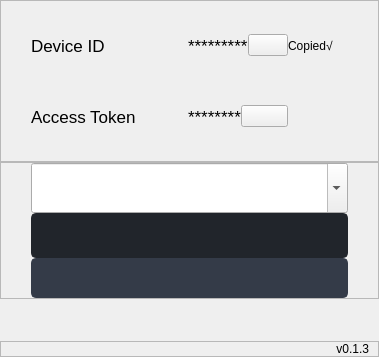
               <widget class="QWidget" name="pageLink">
                <layout class="QVBoxLayout" name="verticalLayout_9" stretch="3,3,1,0">
                 <property name="spacing">
                  <number>0</number>
                 </property>
                 <property name="leftMargin">
                  <number>0</number>
                 </property>
                 <property name="topMargin">
                  <number>0</number>
                 </property>
                 <property name="rightMargin">
                  <number>0</number>
                 </property>
                 <property name="bottomMargin">
                  <number>0</number>
                 </property>
                 <item>
                  <widget class="QFrame" name="linkRow1">
                   <property name="frameShape">
                    <enum>QFrame::StyledPanel</enum>
                   </property>
                   <property name="frameShadow">
                    <enum>QFrame::Raised</enum>
                   </property>
                   <layout class="QVBoxLayout" name="verticalLayout_2" stretch="0,0">
                    <property name="spacing">
                     <number>0</number>
                    </property>
                    <property name="sizeConstraint">
                     <enum>QLayout::SetDefaultConstraint</enum>
                    </property>
                    <property name="leftMargin">
                     <number>30</number>
                    </property>
                    <property name="rightMargin">
                     <number>30</number>
                    </property>
                    <item>
                     <layout class="QHBoxLayout" name="horizontalLayout">
                      <property name="spacing">
                       <number>0</number>
                      </property>
                      <item>
                       <widget class="QLabel" name="labelDeviceID">
                        <property name="minimumSize">
                         <size>
                          <width>157</width>
                          <height>71</height>
                         </size>
                        </property>
                        <property name="font">
                         <font>
                          <pointsize>13</pointsize>
                          <italic>false</italic>
                          <bold>false</bold>
                         </font>
                        </property>
                        <property name="styleSheet">
                         <string notr="true">font: 13pt;</string>
                        </property>
                        <property name="text">
                         <string>Device ID</string>
                        </property>
                       </widget>
                      </item>
                      <item>
                       <widget class="QLabel" name="labelMyDeviceID">
                        <property name="font">
                         <font>
                          <pointsize>13</pointsize>
                          <italic>false</italic>
                          <bold>false</bold>
                         </font>
                        </property>
                        <property name="styleSheet">
                         <string notr="true">font: 13pt;</string>
                        </property>
                        <property name="text">
                         <string>*********</string>
                        </property>
                       </widget>
                      </item>
                      <item>
                       <widget class="QPushButton" name="btnCopy">
                        <property name="maximumSize">
                         <size>
                          <width>50</width>
                          <height>16777215</height>
                         </size>
                        </property>
                        <property name="text">
                         <string/>
                        </property>
                        <property name="icon">
                         <iconset resource="../../../resources.qrc">
                          <normaloff>:/res/icons/cil-clone.png</normaloff>:/res/icons/cil-clone.png</iconset>
                        </property>
                       </widget>
                      </item>
                      <item>
                       <widget class="QLabel" name="labelCopied">
                        <property name="minimumSize">
                         <size>
                          <width>60</width>
                          <height>0</height>
                         </size>
                        </property>
                        <property name="maximumSize">
                         <size>
                          <width>60</width>
                          <height>16777215</height>
                         </size>
                        </property>
                        <property name="styleSheet">
                         <string notr="true">font: 9pt;</string>
                        </property>
                        <property name="text">
                         <string>Copied√</string>
                        </property>
                       </widget>
                      </item>
                     </layout>
                    </item>
                    <item>
                     <layout class="QHBoxLayout" name="horizontalLayout_2">
                      <property name="spacing">
                       <number>0</number>
                      </property>
                      <item>
                       <widget class="QLabel" name="labelAccessToken">
                        <property name="minimumSize">
                         <size>
                          <width>157</width>
                          <height>71</height>
                         </size>
                        </property>
                        <property name="font">
                         <font>
                          <pointsize>13</pointsize>
                          <italic>false</italic>
                          <bold>false</bold>
                         </font>
                        </property>
                        <property name="styleSheet">
                         <string notr="true">font: 13pt;</string>
                        </property>
                        <property name="text">
                         <string>Access Token</string>
                        </property>
                       </widget>
                      </item>
                      <item>
                       <widget class="QLabel" name="labelMyAccessToken">
                        <property name="font">
                         <font>
                          <pointsize>13</pointsize>
                          <italic>false</italic>
                          <bold>false</bold>
                         </font>
                        </property>
                        <property name="styleSheet">
                         <string notr="true">font: 13pt;</string>
                        </property>
                        <property name="text">
                         <string>********</string>
                        </property>
                       </widget>
                      </item>
                      <item>
                       <widget class="QPushButton" name="btnShowToken">
                        <property name="maximumSize">
                         <size>
                          <width>50</width>
                          <height>16777215</height>
                         </size>
                        </property>
                        <property name="text">
                         <string/>
                        </property>
                        <property name="icon">
                         <iconset resource="../../../resources.qrc">
                          <normaloff>:/res/icons/cil-low-vision.png</normaloff>:/res/icons/cil-low-vision.png</iconset>
                        </property>
                       </widget>
                      </item>
                      <item>
                       <spacer name="horizontalSpacer">
                        <property name="orientation">
                         <enum>Qt::Horizontal</enum>
                        </property>
                        <property name="sizeType">
                         <enum>QSizePolicy::Fixed</enum>
                        </property>
                        <property name="sizeHint" stdset="0">
                         <size>
                          <width>60</width>
                          <height>20</height>
                         </size>
                        </property>
                       </spacer>
                      </item>
                     </layout>
                    </item>
                   </layout>
                  </widget>
                 </item>
                 <item>
                  <widget class="QFrame" name="linkRow2">
                   <property name="frameShape">
                    <enum>QFrame::StyledPanel</enum>
                   </property>
                   <property name="frameShadow">
                    <enum>QFrame::Raised</enum>
                   </property>
                   <layout class="QVBoxLayout" name="verticalLayout_3">
                    <property name="spacing">
                     <number>0</number>
                    </property>
                    <property name="leftMargin">
                     <number>30</number>
                    </property>
                    <property name="topMargin">
                     <number>0</number>
                    </property>
                    <property name="rightMargin">
                     <number>30</number>
                    </property>
                    <property name="bottomMargin">
                     <number>0</number>
                    </property>
                    <item>
                     <widget class="QComboBox" name="cbDeviceID">
                      <property name="minimumSize">
                       <size>
                        <width>0</width>
                        <height>50</height>
                       </size>
                      </property>
                      <property name="styleSheet">
                       <string notr="true">
QComboBox#cbDeviceID {
	background-color: rgb(33, 37, 43);
	border-radius: 5px;
	border: 2px solid rgb(33, 37, 43);
	padding-left: 10px;
	selection-color: rgb(255, 255, 255);
	selection-background-color: rgb(255, 121, 198);
}
QComboBox#cbDeviceID:hover{
	border: 2px solid rgb(64, 71, 88);
}
QComboBox#cbDeviceID:drop-down {
	subcontrol-origin: padding;
	subcontrol-position: top right;
	width: 25px; 
	border-left-width: 3px;
	border-left-color: rgba(39, 44, 54, 150);
	border-left-style: solid;
	border-top-right-radius: 3px;
	border-bottom-right-radius: 3px;	
	background-image: url(:/res/icons/cil-arrow-bottom.png);
	background-position: center;
	background-repeat: no-reperat;
 }
QComboBox#cbDeviceID QAbstractItemView {
	color: rgb(255, 121, 198);	
	background-color: rgb(33, 37, 43);
	padding: 10px;
	selection-background-color: rgb(39, 44, 54);
}


</string>
                      </property>
                      <property name="editable">
                       <bool>true</bool>
                      </property>
                     </widget>
                    </item>
                    <item>
                     <widget class="QLineEdit" name="leditAccessToken">
                      <property name="minimumSize">
                       <size>
                        <width>0</width>
                        <height>45</height>
                       </size>
                      </property>
                      <property name="font">
                       <font>
                        <pointsize>10</pointsize>
                        <italic>false</italic>
                        <bold>false</bold>
                       </font>
                      </property>
                      <property name="styleSheet">
                       <string notr="true">
#leditAccessToken {
	background-color: rgb(33, 37, 43);
	border-radius: 5px;
	border: 2px solid rgb(33, 37, 43);
	padding-left: 10px;
	selection-color: rgb(255, 255, 255);
	selection-background-color: rgb(255, 121, 198);
}
#leditAccessToken:hover {
	border: 2px solid rgb(64, 71, 88);
}
#leditAccessToken:focus {
	border: 2px solid rgb(91, 101, 124);
}
</string>
                      </property>
                     </widget>
                    </item>
                    <item>
                     <widget class="QPushButton" name="btnConnect">
                      <property name="minimumSize">
                       <size>
                        <width>0</width>
                        <height>40</height>
                       </size>
                      </property>
                      <property name="styleSheet">
                       <string notr="true">
QPushButton#btnConnect {
	border: 2px solid rgb(52, 59, 72);
	border-radius: 5px;	
	background-color: rgb(52, 59, 72);
}
QPushButton#btnConnect:hover {
	background-color: rgb(57, 65, 80);
	border: 2px solid rgb(61, 70, 86);
}
QPushButton#btnConnect:pressed {	
	background-color: rgb(35, 40, 49);
	border: 2px solid rgb(43, 50, 61);
}</string>
                      </property>
                      <property name="text">
                       <string/>
                      </property>
                      <property name="icon">
                       <iconset resource="../../../resources.qrc">
                        <normaloff>:/res/icons/cil-link.png</normaloff>:/res/icons/cil-link.png</iconset>
                      </property>
                     </widget>
                    </item>
                   </layout>
                  </widget>
                 </item>
                 <item>
                  <widget class="QFrame" name="linkRow3">
                   <property name="styleSheet">
                    <string notr="true">border:none;</string>
                   </property>
                   <property name="frameShape">
                    <enum>QFrame::StyledPanel</enum>
                   </property>
                   <property name="frameShadow">
                    <enum>QFrame::Raised</enum>
                   </property>
                   <layout class="QHBoxLayout" name="horizontalLayout_7">
                    <property name="spacing">
                     <number>0</number>
                    </property>
                    <property name="leftMargin">
                     <number>30</number>
                    </property>
                    <property name="topMargin">
                     <number>0</number>
                    </property>
                    <property name="rightMargin">
                     <number>30</number>
                    </property>
                    <property name="bottomMargin">
                     <number>0</number>
                    </property>
                    <item>
                     <widget class="QFrame" name="indicator1">
                      <property name="styleSheet">
                       <string notr="true">border:none;</string>
                      </property>
                      <property name="frameShape">
                       <enum>QFrame::StyledPanel</enum>
                      </property>
                      <property name="frameShadow">
                       <enum>QFrame::Raised</enum>
                      </property>
                      <layout class="QHBoxLayout" name="horizontalLayout_4">
                       <property name="spacing">
                        <number>0</number>
                       </property>
                       <property name="leftMargin">
                        <number>0</number>
                       </property>
                       <property name="topMargin">
                        <number>0</number>
                       </property>
                       <property name="rightMargin">
                        <number>0</number>
                       </property>
                       <property name="bottomMargin">
                        <number>0</number>
                       </property>
                       <item>
                        <widget class="QLabel" name="labelClient1">
                         <property name="maximumSize">
                          <size>
                           <width>70</width>
                           <height>70</height>
                          </size>
                         </property>
                         <property name="styleSheet">
                          <string notr="true">
#labelClient1 {	
	border: none;
	background-color: transparent;
}
#labelClient1:hover {
	background-color: rgb(33, 37, 43);
	border: 2px solid rgb(64, 71, 88);
}</string>
                         </property>
                         <property name="text">
                          <string/>
                         </property>
                         <property name="pixmap">
                          <pixmap resource="../../../resources.qrc">:/res/png_icons/pc2.png</pixmap>
                         </property>
                         <property name="scaledContents">
                          <bool>true</bool>
                         </property>
                        </widget>
                       </item>
                       <item>
                        <widget class="QFrame" name="frame">
                         <property name="styleSheet">
                          <string notr="true">border:none;</string>
                         </property>
                         <property name="frameShape">
                          <enum>QFrame::StyledPanel</enum>
                         </property>
                         <property name="frameShadow">
                          <enum>QFrame::Raised</enum>
                         </property>
                         <layout class="QVBoxLayout" name="verticalLayout_4">
                          <property name="spacing">
                           <number>0</number>
                          </property>
                          <property name="leftMargin">
                           <number>0</number>
                          </property>
                          <property name="topMargin">
                           <number>0</number>
                          </property>
                          <property name="rightMargin">
                           <number>0</number>
                          </property>
                          <property name="bottomMargin">
                           <number>0</number>
                          </property>
                          <item>
                           <widget class="QLabel" name="labelGamepad1">
                            <property name="maximumSize">
                             <size>
                              <width>20</width>
                              <height>20</height>
                             </size>
                            </property>
                            <property name="styleSheet">
                             <string notr="true">border:none;</string>
                            </property>
                            <property name="text">
                             <string/>
                            </property>
                            <property name="pixmap">
                             <pixmap resource="../../../resources.qrc">:/res/png_icons/gamepad_gray.png</pixmap>
                            </property>
                            <property name="scaledContents">
                             <bool>true</bool>
                            </property>
                           </widget>
                          </item>
                          <item>
                           <widget class="QLabel" name="labelMouse1">
                            <property name="minimumSize">
                             <size>
                              <width>0</width>
                              <height>0</height>
                             </size>
                            </property>
                            <property name="maximumSize">
                             <size>
                              <width>20</width>
                              <height>20</height>
                             </size>
                            </property>
                            <property name="styleSheet">
                             <string notr="true">border:none;</string>
                            </property>
                            <property name="text">
                             <string/>
                            </property>
                            <property name="pixmap">
                             <pixmap resource="../../../resources.qrc">:/res/png_icons/mouse_gray.png</pixmap>
                            </property>
                            <property name="scaledContents">
                             <bool>true</bool>
                            </property>
                           </widget>
                          </item>
                          <item>
                           <widget class="QLabel" name="labelKeyboard1">
                            <property name="maximumSize">
                             <size>
                              <width>20</width>
                              <height>20</height>
                             </size>
                            </property>
                            <property name="styleSheet">
                             <string notr="true">border:none;</string>
                            </property>
                            <property name="text">
                             <string/>
                            </property>
                            <property name="pixmap">
                             <pixmap resource="../../../resources.qrc">:/res/png_icons/keyboard_gray.png</pixmap>
                            </property>
                            <property name="scaledContents">
                             <bool>true</bool>
                            </property>
                           </widget>
                          </item>
                         </layout>
                        </widget>
                       </item>
                      </layout>
                     </widget>
                    </item>
                    <item>
                     <spacer name="horizontalSpacer_3">
                      <property name="orientation">
                       <enum>Qt::Horizontal</enum>
                      </property>
                      <property name="sizeHint" stdset="0">
                       <size>
                        <width>40</width>
                        <height>20</height>
                       </size>
                      </property>
                     </spacer>
                    </item>
                    <item>
                     <widget class="QFrame" name="indicator2">
                      <property name="styleSheet">
                       <string notr="true">border:none;</string>
                      </property>
                      <property name="frameShape">
                       <enum>QFrame::StyledPanel</enum>
                      </property>
                      <property name="frameShadow">
                       <enum>QFrame::Raised</enum>
                      </property>
                      <layout class="QHBoxLayout" name="horizontalLayout_5">
                       <property name="spacing">
                        <number>0</number>
                       </property>
                       <property name="leftMargin">
                        <number>0</number>
                       </property>
                       <property name="topMargin">
                        <number>0</number>
                       </property>
                       <property name="rightMargin">
                        <number>0</number>
                       </property>
                       <property name="bottomMargin">
                        <number>0</number>
                       </property>
                       <item>
                        <widget class="QLabel" name="labelClient2">
                         <property name="maximumSize">
                          <size>
                           <width>70</width>
                           <height>70</height>
                          </size>
                         </property>
                         <property name="styleSheet">
                          <string notr="true">
#labelClient2 {	
	border: none;
	background-color: transparent;
}
#labelClient2:hover {
	background-color: rgb(40, 44, 52);
}</string>
                         </property>
                         <property name="text">
                          <string/>
                         </property>
                         <property name="pixmap">
                          <pixmap resource="../../../resources.qrc">:/res/png_icons/pc2.png</pixmap>
                         </property>
                         <property name="scaledContents">
                          <bool>true</bool>
                         </property>
                        </widget>
                       </item>
                       <item>
                        <widget class="QFrame" name="frame_2">
                         <property name="styleSheet">
                          <string notr="true">border:none;</string>
                         </property>
                         <property name="frameShape">
                          <enum>QFrame::StyledPanel</enum>
                         </property>
                         <property name="frameShadow">
                          <enum>QFrame::Raised</enum>
                         </property>
                         <layout class="QVBoxLayout" name="verticalLayout_8">
                          <property name="spacing">
                           <number>0</number>
                          </property>
                          <property name="leftMargin">
                           <number>0</number>
                          </property>
                          <property name="topMargin">
                           <number>0</number>
                          </property>
                          <property name="rightMargin">
                           <number>0</number>
                          </property>
                          <property name="bottomMargin">
                           <number>0</number>
                          </property>
                          <item>
                           <widget class="QLabel" name="labelGamepad2">
                            <property name="maximumSize">
                             <size>
                              <width>20</width>
                              <height>20</height>
                             </size>
                            </property>
                            <property name="styleSheet">
                             <string notr="true">border:none;</string>
                            </property>
                            <property name="text">
                             <string/>
                            </property>
                            <property name="pixmap">
                             <pixmap resource="../../../resources.qrc">:/res/png_icons/gamepad_gray.png</pixmap>
                            </property>
                            <property name="scaledContents">
                             <bool>true</bool>
                            </property>
                           </widget>
                          </item>
                          <item>
                           <widget class="QLabel" name="labelMouse2">
                            <property name="maximumSize">
                             <size>
                              <width>20</width>
                              <height>20</height>
                             </size>
                            </property>
                            <property name="styleSheet">
                             <string notr="true">border:none;</string>
                            </property>
                            <property name="text">
                             <string/>
                            </property>
                            <property name="pixmap">
                             <pixmap resource="../../../resources.qrc">:/res/png_icons/mouse_gray.png</pixmap>
                            </property>
                            <property name="scaledContents">
                             <bool>true</bool>
                            </property>
                           </widget>
                          </item>
                          <item>
                           <widget class="QLabel" name="labelKeyboard2">
                            <property name="maximumSize">
                             <size>
                              <width>20</width>
                              <height>20</height>
                             </size>
                            </property>
                            <property name="styleSheet">
                             <string notr="true">border:none;</string>
                            </property>
                            <property name="text">
                             <string/>
                            </property>
                            <property name="pixmap">
                             <pixmap resource="../../../resources.qrc">:/res/png_icons/keyboard_gray.png</pixmap>
                            </property>
                            <property name="scaledContents">
                             <bool>true</bool>
                            </property>
                           </widget>
                          </item>
                         </layout>
                        </widget>
                       </item>
                      </layout>
                     </widget>
                    </item>
                   </layout>
                  </widget>
                 </item>
                 <item>
                  <widget class="QFrame" name="bottomBar">
                   <property name="styleSheet">
                    <string notr="true">background-color: rgb(44, 49, 58);
QLabel {
    font-size: 11px;
    color: rgb(113, 126, 149);
    padding-left: 10px;
    padding-right: 10px;
    padding-bottom: 2px;
}</string>
                   </property>
                   <property name="frameShape">
                    <enum>QFrame::StyledPanel</enum>
                   </property>
                   <property name="frameShadow">
                    <enum>QFrame::Raised</enum>
                   </property>
                   <layout class="QHBoxLayout" name="horizontalLayout_9">
                    <property name="spacing">
                     <number>0</number>
                    </property>
                    <property name="topMargin">
                     <number>0</number>
                    </property>
                    <property name="bottomMargin">
                     <number>0</number>
                    </property>
                    <item>
                     <widget class="QLabel" name="labelVersion">
                      <property name="text">
                       <string>v0.1.3</string>
                      </property>
                      <property name="alignment">
                       <set>Qt::AlignRight|Qt::AlignTrailing|Qt::AlignVCenter</set>
                      </property>
                     </widget>
                    </item>
                   </layout>
                  </widget>
                 </item>
                </layout>
               </widget>
